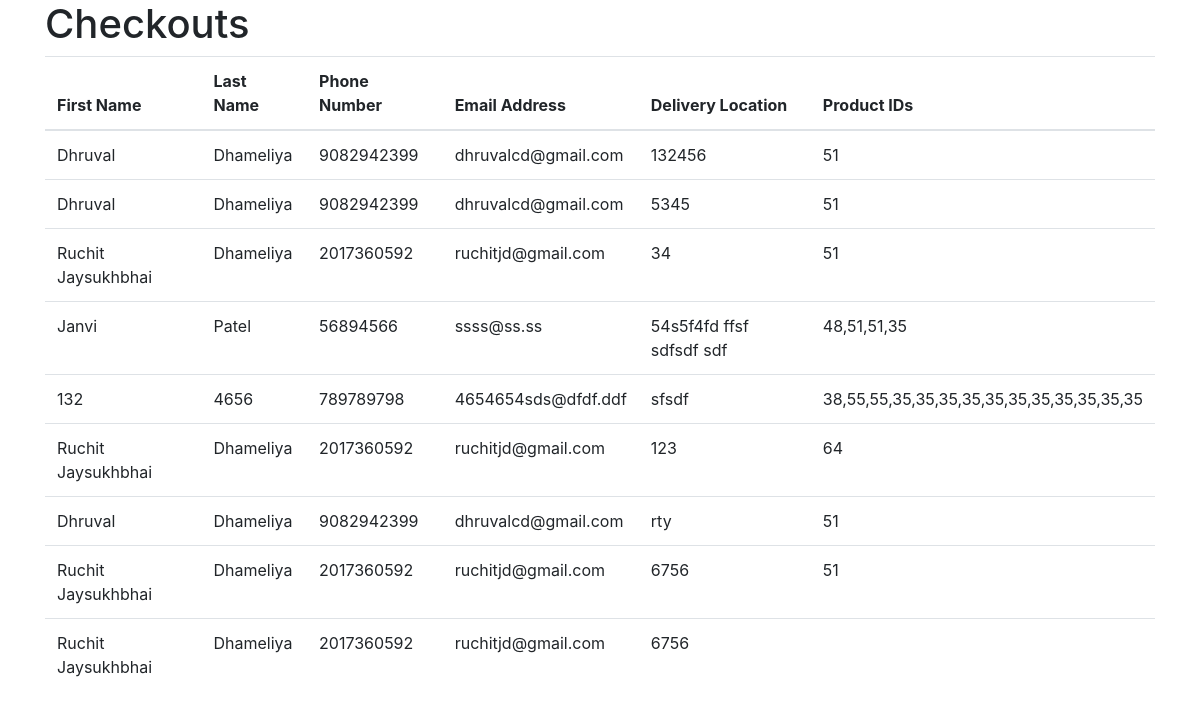
/list_checkout, run on an earlier commit of the app's database.
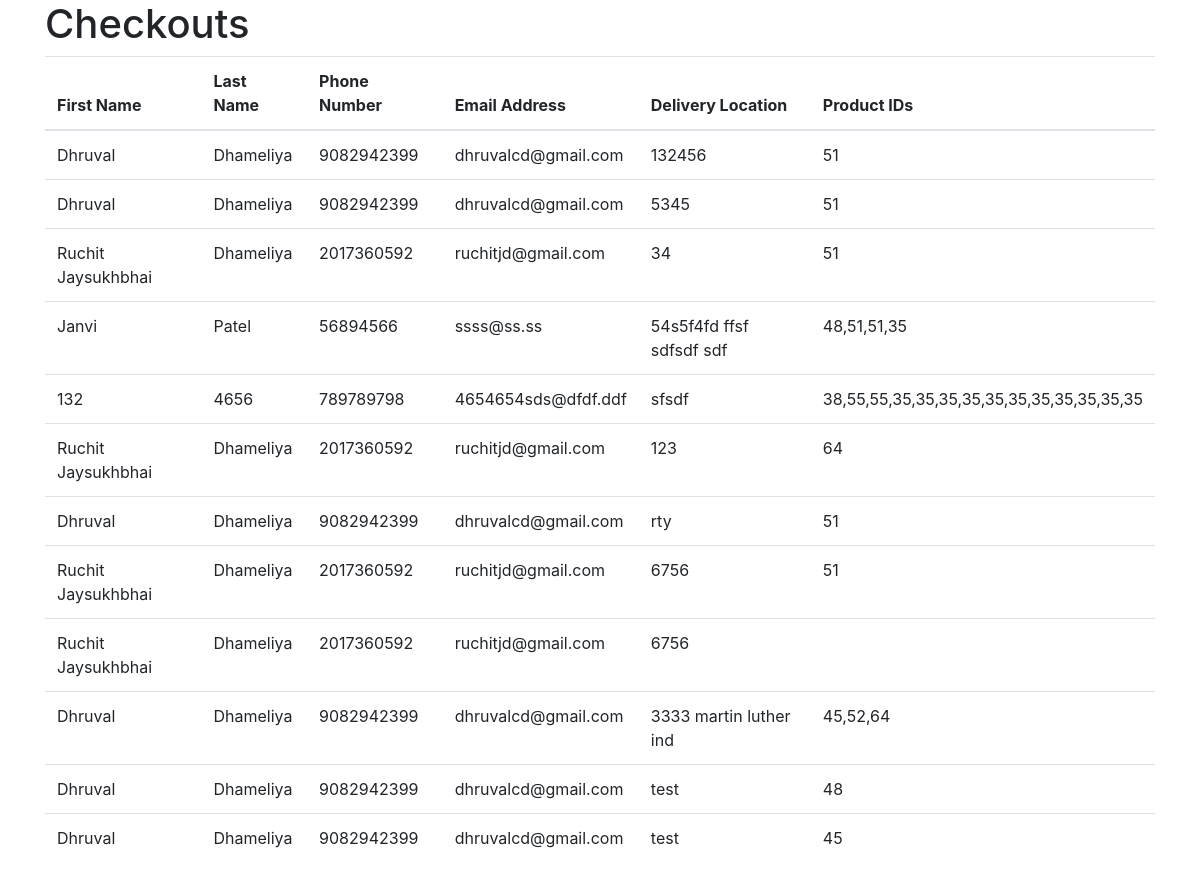
And on a later commit of the database.
### kingdomkicks/models.py (models this page shows, shortened)
class Checkout(models.Model):
    first_name = models.CharField(max_length=50)
    last_name = models.CharField(max_length=50)
    phone_regex = RegexValidator(
        regex=r'^\+?1?\d{9,15}$',
        message="Phone number must be entered in the format: '+999999999'. Up to 15 digits allowed."
    )
    phone_number = models.CharField(validators=[phone_regex], max_length=17, blank=True)
    email_address = models.EmailField(max_length=254)
    delivery_location = models.TextField()
    product_ids = models.TextField()

### kingdomkicks/views.py (the view)
# urls.py: path('list_checkout', views.list_checkout, name='list_checkout'),
def list_checkout(request):
    checkouts = Checkout.objects.all()
    return render(request, 'admin/list_checkout.html', {'checkouts': checkouts})

### kingdomkicks/templates/admin/list_checkout.html
{% include 'admin/head.html' %}
<div class="container">
    <h1>Checkouts</h1>
    <table class="table">
        <thead>
        <tr>
            <th>First Name</th>
            <th>Last Name</th>
            <th>Phone Number</th>
            <th>Email Address</th>
            <th>Delivery Location</th>
            <th>Product IDs</th>
        </tr>
        </thead>
        <tbody>
        {% for checkout in checkouts %}
            <tr>
                <td>{{ checkout.first_name }}</td>
                <td>{{ checkout.last_name }}</td>
                <td>{{ checkout.phone_number }}</td>
                <td>{{ checkout.email_address }}</td>
                <td>{{ checkout.delivery_location }}</td>
                <td>{{ checkout.product_ids }}</td>
            </tr>
        {% endfor %}
        </tbody>
    </table>
</div>
{% include 'admin/footer.html' %}

What changed in the data, as far as the page shows it:
added Checkout: first_name "Dhruval", last_name "Dhameliya", phone_number "9082942399", email_address "dhruvalcd@gmail.com", delivery_location "3333 martin luther ind", product_ids "45,52,64"
added Checkout: first_name "Dhruval", last_name "Dhameliya", phone_number "9082942399", email_address "dhruvalcd@gmail.com", delivery_location "test", product_ids "48"
added Checkout: first_name "Dhruval", last_name "Dhameliya", phone_number "9082942399", email_address "dhruvalcd@gmail.com", delivery_location "test", product_ids "45"
